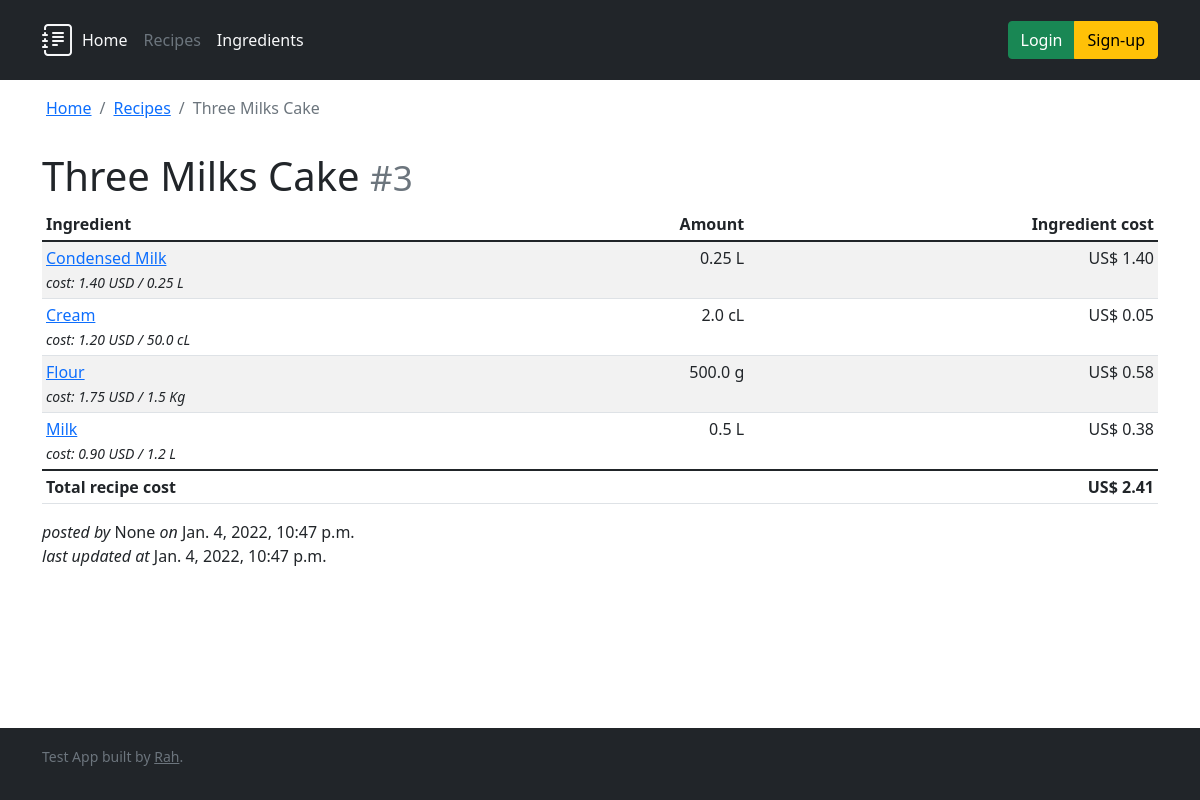
/recipes/3, run on an earlier commit of the app's database.
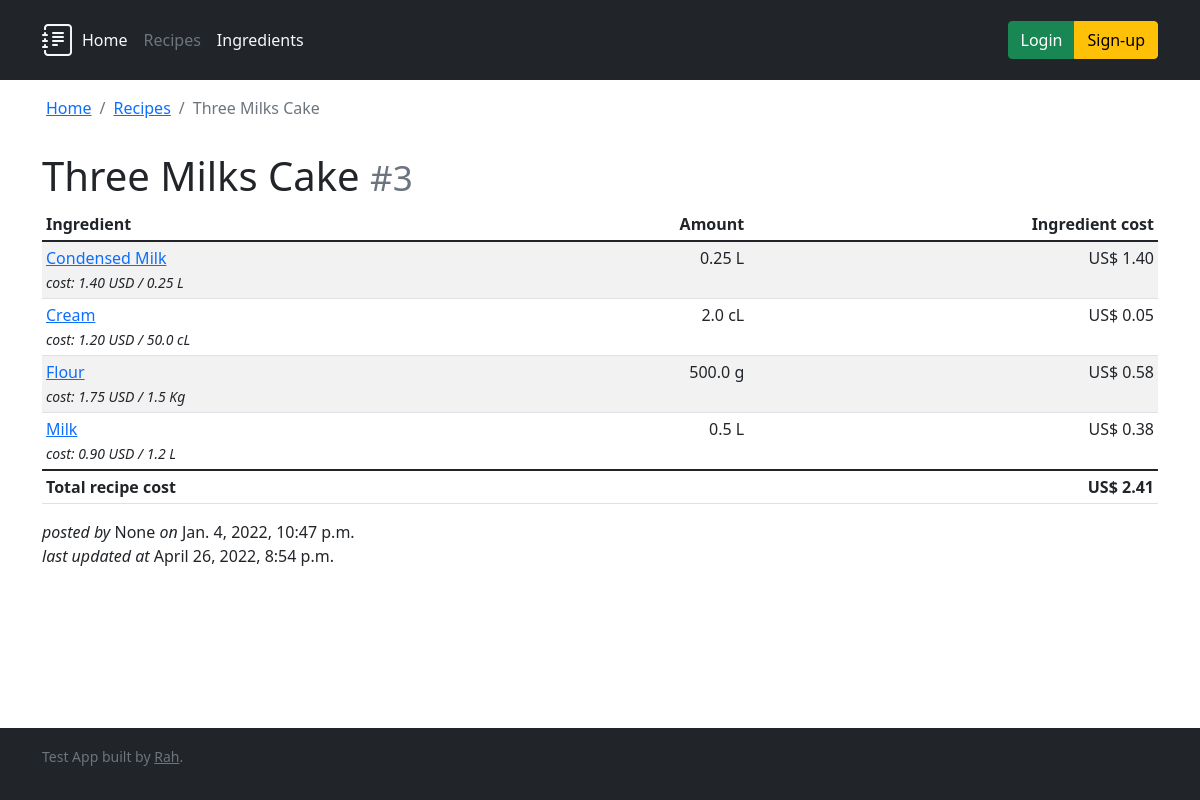
And on a later commit of the database.
### recipes/models.py (models this page shows, shortened)
class RecipeIngredient(models.Model):
    class Meta:
        ordering = ('ingredient',)
        verbose_name = 'Recipe Ingredient'
        verbose_name_plural = 'Recipe Ingredients'
        constraints = [models.UniqueConstraint(fields=['recipe', 'ingredient'], name="recipe_ingredient")]
    recipe = models.ForeignKey(Recipe, on_delete=models.CASCADE, related_name='recipeingredient')
    ingredient = models.ForeignKey(Ingredient, on_delete=models.CASCADE, related_name='recipeingredient')
    amount = models.FloatField()
    measurement_unit = models.CharField(
        max_length=2, choices=MeasurementUnits.choices)
    def cost(self):
        ingredient_unit = self.ingredient.base_measurement_unit
        ingredient_cost = self.ingredient.minimal_cost()
        recipe_unit = self.measurement_unit
        recipe_amount = self.amount
        recipe_measure = value_to_unit(symbol=recipe_unit, value=recipe_amount)
        converted_recipe_measure = convert_unit(
            recipe_measure, symbol_to_unit(symbol=ingredient_unit))
        converted_recipe_amount = converted_recipe_measure.value
        return converted_recipe_amount * ingredient_cost
    def formatted_cost(self) -> str:
        return "{} {:.2f}".format(DEFAULT_CURRENCY['SIGN'], self.cost())

class Recipe(models.Model):
    class Meta:
        ordering = ('name', )
        verbose_name = 'Recipe'
        verbose_name_plural = 'Recipes'
    name = models.CharField(verbose_name='Recipe name', max_length=256)
    ingredients = models.ManyToManyField(
        Ingredient, verbose_name='Recipe ingredients', through='RecipeIngredient')
    author = models.ForeignKey(User, null=True, on_delete=models.SET_NULL, verbose_name='Recipe author')
    created_at = models.DateTimeField(auto_now=False, auto_now_add=True, verbose_name='Recipe created at')
    updated_at = models.DateTimeField(auto_now=True, auto_now_add=False, verbose_name='Recipe last updated at')
    def total_cost(self) -> float:
        cost = 0
        recipeingredient: RecipeIngredient
        for recipeingredient in self.recipeingredient.all():
            cost += recipeingredient.cost()
        return cost
    @admin.display(description='Total cost')
    def formatted_total_cost(self) -> str:
        return "{} {:.2f}".format(DEFAULT_CURRENCY['SIGN'], self.total_cost())

### ingredients/models.py (models this page shows, shortened)
class Ingredient(models.Model):
    class Meta:
        ordering = ('name', 'article_number')
        verbose_name = 'Ingredient'
        verbose_name_plural = 'Ingredients'
    name = models.CharField(verbose_name='Ingredient name', max_length=256)
    article_number = models.CharField(
        verbose_name='Article number', max_length=24)
    base_measurement_unit = models.CharField(
        verbose_name='Measurement Unit', max_length=2, choices=MeasurementUnits.choices)
    base_amount = models.FloatField(verbose_name='Buying Amount', default=0)
    cost_per_base_amount = models.DecimalField(
        verbose_name='Cost per buying amount', max_digits=10, decimal_places=2)
    def minimal_cost(self) -> float:
        return float(self.cost_per_base_amount) / self.base_amount
    @admin.display(description='Cost/amount')
    def formatted_cost(self) -> str:
        return f'{self.cost_per_base_amount} {DEFAULT_CURRENCY["CODE"]} / {self.base_amount} {self.base_measurement_unit}'

### recipes/views.py (the view)
# urls.py: path('<int:pk>', views.DetailView.as_view(), name='detail'),
class DetailView(generic.DetailView):
    model = Recipe
    template_name = 'recipes/detail.html'

### common/models.py (called while the page is built)
    @classmethod
    @property
    def symbol(cls) -> str:
        return cls._symbol

    @classmethod
    @property
    def unit_type(cls) -> UnitType:
        return cls._unit_type

    def convert_to(self, target: Type['BaseUnit']):
        if self.unit_type != target.unit_type:
            raise TypeError(
                f'Impossible to convert from {self.unit_type} to {target.unit_type}: Different unit types')
        return target(self.value)._from_base(self._to_base().value)

    def _from_base(self, value) -> BaseUnit:
        return __class__(value)

    def _to_base(self) -> BaseUnit:
        return Kilogram(self.value / 1000)

    def _from_base(self, value) -> BaseUnit:
        return __class__(value)

    def _to_base(self) -> BaseUnit:
        return __class__(self.value)

    def _from_base(self, value) -> BaseUnit:
        return __class__(value * 100)

    def _to_base(self) -> BaseUnit:
        return Liter(self.value / 100)

### common/services.py (called while the page is built)
def value_to_unit(symbol: str, value=None) -> BaseUnit:
    return symbol_to_unit(symbol)(value)

def convert_unit(origin: BaseUnit, destiny: Type[BaseUnit]):
    return origin.convert_to(destiny)

### recipes/templates/recipes/detail.html (shortened to what this page needs)
{% extends 'base.html' %}
{% block header %}{% include "header.html" with active_item="recipes" %}{% endblock header %}
{% block breadcrumb %}
{{ block.super }}
<li class="breadcrumb-item"><a href="{% url 'recipes:index' %}">Recipes</a></li>
<li class="breadcrumb-item active" aria-current="page">{{ recipe.name }}</li>
{% endblock breadcrumb %}
{% block content %}
<h1>{{ recipe.name }} <small class="text-muted">#{{ recipe.id }}</small></h1>
<table class="table table-sm table-striped table-hover">
    <thead>
        <tr>
            <th>Ingredient</th>
            <th class="text-end">Amount</th>
            <th class="text-end">Ingredient cost</th>
        </tr>
    </thead>
    <tbody>
        {% for recipeingredient in recipe.recipeingredient.all %}
        <tr>
            <td>
                <a href="{% url 'ingredients:detail' recipeingredient.ingredient.id %}">{{ recipeingredient.ingredient.name }}</a><br>
                <small><em>cost: {{ recipeingredient.ingredient.formatted_cost }}</em></small>
            </td>
            <td class="text-end">{{ recipeingredient.amount }} {{ recipeingredient.measurement_unit }}</td>
            <td class="text-end">{{ recipeingredient.formatted_cost }}</td>
        </tr>
        {% endfor %}
    </tbody>
    <tfoot>
        <tr>
            <td colspan="2"><strong>Total recipe cost</strong></td>
            <td class="text-end"><strong>{{ recipe.formatted_total_cost }}</strong></td>
        </tr>
    </tfoot>
</table>
<p>
    <em>posted by</em> {{ recipe.author }} <em>on</em> {{ recipe.created_at }}<br>
    <em>last updated at</em> {{ recipe.updated_at }}
</p>
{% endblock %}

What changed in the data, as far as the page shows it:
changed Recipe "Three Milks Cake": updated_at "Jan. 4, 2022, 10:47 p.m." → "April 26, 2022, 8:54 p.m."
